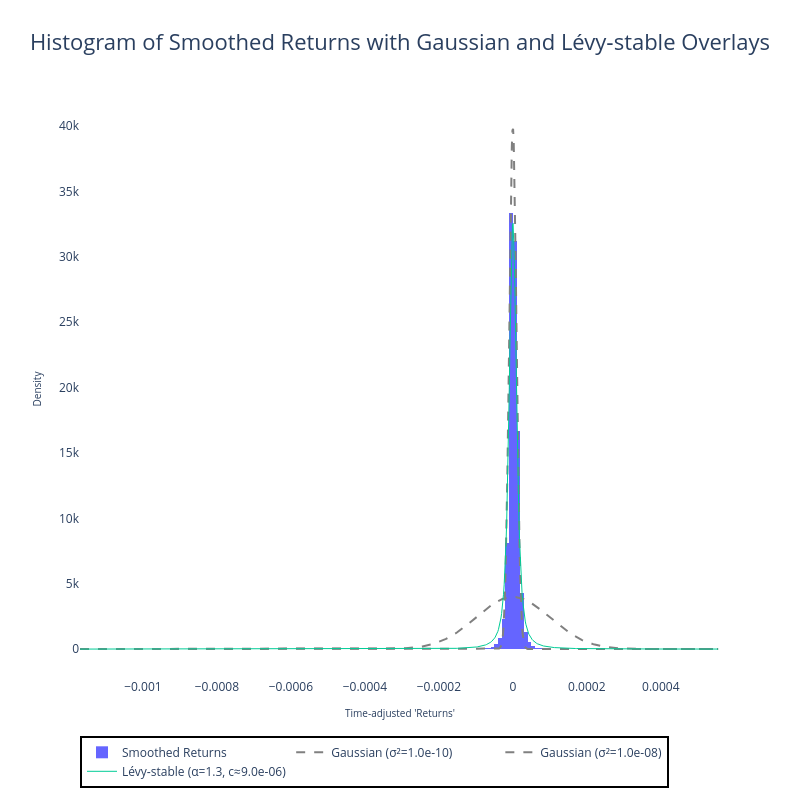

The notebook cell this image was saved under:
### Code cell
# # 4. Plot histogram + Gaussian & Lévy overlays
# # --------------------------------------------
# from matplotlib import pyplot as plt
# import numpy as np
# import pandas as pd
# import matplotlib.pyplot as plt
# from scipy.stats import norm, levy_stable
# import numpy as np
# import pandas as pd
# import plotly.graph_objects as go
# R = sigma2
# Q = 1e-8  # a tiny process‐noise variance so smoother can denoise

# N = len(mid_rates)
# # Allocate arrays
# x_pred = np.zeros(N)
# P_pred = np.zeros(N)
# x_filt = np.zeros(N)
# P_filt = np.zeros(N)

# # Initialize filter
# x_filt[0] = mid_rates[0]
# P_filt[0] = 1.0  # large initial uncertainty

# # (a) Forward Kalman filter
# for k in range(1, N):
#     # Predict
#     x_pred[k] = x_filt[k-1]
#     P_pred[k] = P_filt[k-1] + Q

#     # Update
#     K = P_pred[k] / (P_pred[k] + R)
#     x_filt[k] = x_pred[k] + K * (mid_rates[k] - x_pred[k])
#     P_filt[k] = (1 - K) * P_pred[k]

# # (b) Backward RTS smoother
# x_smooth = np.zeros(N)
# P_smooth = np.zeros(N)
# x_smooth[-1] = x_filt[-1]
# P_smooth[-1] = P_filt[-1]

# for k in range(N - 2, -1, -1):
#     C = P_filt[k] / (P_pred[k + 1])
#     x_smooth[k] = x_filt[k] + C * (x_smooth[k + 1] - x_pred[k + 1])
#     P_smooth[k] = P_filt[k] + C * (P_smooth[k + 1] - P_pred[k + 1]) * C

# # --------------------------------------------
# # 4. Compute smoothed returns: Δx_smooth[k] = x_smooth[k] - x_smooth[k-1]
# # --------------------------------------------
# # 1. Compute smoothed returns
# smoothed_returns = np.diff(data['Mid'])

# # 2. Define overlay parameters
# returns = diffs  # if you intend to use raw-return range for x-axis
# scale_levy = np.sqrt(sigma_w2_lp)

# # 3. Build a fine grid for PDF overlays (using smoothed_returns range)
# x_min, x_max = smoothed_returns.min(), smoothed_returns.max()
# x_vals = np.linspace(x_min, x_max, 1000)

# # Gaussian PDF (µ=0, variance = sigma_w2_gp)
# pdf_gaussian = norm.pdf(x_vals, loc=0, scale=np.sqrt(sigma_w2_gp))
# pdf_gaussian2 = norm.pdf(x_vals, loc=0, scale=np.sqrt(sig2))


# # Lévy‐stable PDF (symmetric, β=0)
# pdf_levy = levy_stable.pdf(x_vals, alpha, 0, loc=0, scale=scale_levy)

# # 4. Create Plotly figure
# fig = go.Figure()

# # (a) Histogram of smoothed returns as density
# fig.add_trace(
#     go.Histogram(
#         x=smoothed_returns,
#         nbinsx=300,
#         histnorm='probability density',
#         name='Smoothed Returns',
#         marker_color='blue',
#         opacity=0.6,
#         hovertemplate='Return: %{x:.6f}<br>Density: %{y:.6f}<extra></extra>'
#     )
# )
# # (b) Gaussian PDF overlay
# fig.add_trace(
#     go.Scatter(
#         x=x_vals,
#         y=pdf_gaussian2,
#         mode='lines',
#         line=dict(color='grey', dash='dash', width=2),
#         name=f'Gaussian (σ²={sig2:.1e})'
#     )
# )

# # (b) Gaussian PDF overlay
# fig.add_trace(
#     go.Scatter(
#         x=x_vals,
#         y=pdf_gaussian,
#         mode='lines',
#         line=dict(color='grey', dash='dash', width=2),
#         name=f'Gaussian (σ²={sigma_w2_gp:.1e})'
#     )
# )

# # (c) Lévy‐stable PDF overlay
# fig.add_trace(
#     go.Scatter(
#         x=x_vals,
#         y=pdf_levy,
#         mode='lines',
#         line=dict(color=colors[0], width=1),
#         name=f'Lévy‐stable (α={alpha}, c≈{scale_levy:.1e})'
#     )
# )

# # 5. Update layout to match your style
# fig.update_layout(
#     plot_bgcolor="white",
#     width=800,height=800,
#     xaxis=dict(
#         showgrid=False,
#         title=dict(text="Time-adjusted 'Returns'", font=dict(size=10))
#     ),
#     yaxis=dict(
#         showgrid=False,
#         title=dict(text="Density", font=dict(size=10))
#     ),
#     title=dict(
#         text="Histogram of Smoothed Returns with Gaussian and Lévy‐stable Overlays",
#         font=dict(size=22),
#         x=0.5
#     ),
#     legend=dict(
#         font=dict(size=12),
#         bordercolor="Black",
#         borderwidth=2,
#         orientation='h',
#         y=-0.1
#     )
# )

# # 6. Show the interactive figure
# fig.show()

### Figure 1 — Plotly figure (JSON) as saved in the notebook; plotly's stock layout.template omitted (floating-point values rounded to 4 significant figures; data arrays with more than 128 entries replaced by an {"elided": "..."} marker saying what was removed)
{"data": [{"histnorm": "probability density", "hovertemplate": "Return: %{x:.6f}<br>Density: %{y:.6f}<extra></extra>", "marker": {"color": "blue"}, "name": "Smoothed Returns", "nbinsx": 300, "opacity": 0.6, "type": "histogram", "x": {"elided": "178789 float values"}}, {"line": {"color": "grey", "dash": "dash", "width": 2}, "mode": "lines", "name": "Gaussian (σ²=1.0e-10)", "type": "scatter", "x": {"elided": "1000 float values"}, "y": {"elided": "1000 float values"}}, {"line": {"color": "grey", "dash": "dash", "width": 2}, "mode": "lines", "name": "Gaussian (σ²=1.0e-08)", "type": "scatter", "x": {"elided": "1000 float values"}, "y": {"elided": "1000 float values"}}, {"line": {"color": "#00CC96", "width": 1}, "mode": "lines", "name": "Lévy‐stable (α=1.3, c≈9.0e-06)", "type": "scatter", "x": {"elided": "1000 float values"}, "y": {"elided": "1000 float values"}}], "layout": {"height": 800, "legend": {"bordercolor": "Black", "borderwidth": 2, "font": {"size": 12}, "orientation": "h", "y": -0.1}, "plot_bgcolor": "white", "title": {"font": {"size": 22}, "text": "Histogram of Smoothed Returns with Gaussian and Lévy‐stable Overlays", "x": 0.5}, "width": 800, "xaxis": {"showgrid": false, "title": {"font": {"size": 10}, "text": "Time-adjusted 'Returns'"}}, "yaxis": {"showgrid": false, "title": {"font": {"size": 10}, "text": "Density"}}}}
